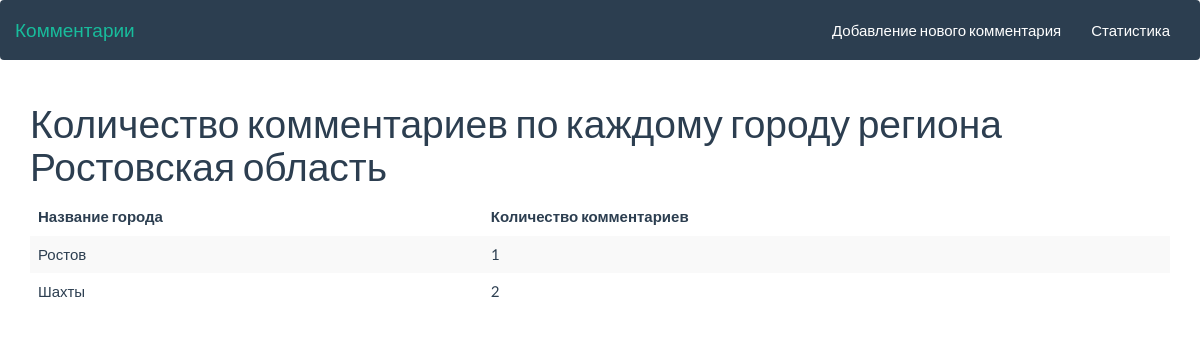
The app's page /stat?region_id=2 with its own data.
### tables this page shows
CREATE TABLE regions
(id INTEGER PRIMARY KEY AUTOINCREMENT, region varchar(255) not null);

CREATE TABLE cities
(id INTEGER PRIMARY KEY AUTOINCREMENT, city varchar(255) not null, region int not null,
FOREIGN KEY (region) REFERENCES regions (id) ON DELETE CASCADE ON UPDATE NO ACTION);

### app.py (the view)
@app.route("/stat")
def stat():
    region_id = request.args.get("region_id")
    if region_id is None:
        count = 3
        regions = db_handler.get_regions_comment_count(
            count)  # список тех регионов у которых количество комментариев больше n
        comments_count_by_regions = db_handler.get_comment_count_by_regions()
        return render_template('web/stat.html', regions=regions, count=count,
                               comments_count_by_regions=comments_count_by_regions)
    else:
        region = db_handler.get_region_by_id(region_id)
        comment_count_by_region_id = db_handler.get_comment_count_by_region_id(region_id)
        return render_template('web/stat_by_region.html', region=region,
                               comment_count_by_region_id=comment_count_by_region_id)

### models.py (called while the page is built)
def get_region_by_id(id):
    con = sql.connect(db_path)
    con.row_factory = sql.Row
    cur = con.cursor()
    cur.execute(
        "SELECT * FROM regions WHERE id = ?", [id])
    region = cur.fetchone()
    con.close()
    return region

def get_comment_count_by_region_id(id):
    con = sql.connect(db_path)
    con.row_factory = sql.Row
    cur = con.cursor()
    cur.execute(
        "SELECT ct.*, COUNT (ct.id) AS count  "
        "FROM comments c "
        "LEFT JOIN cities ct ON c.city = ct.id "
        "LEFT JOIN regions r ON r.id = ct.region "
        "WHERE r.id = ? GROUP BY ct.id", [id])
    comments = cur.fetchall()
    con.close()
    return comments

### templates/web/stat_by_region.html (shortened to what this page needs)
{% extends 'layouts/master.html' %}
{% block body %}
    <h1>Количество комментариев по каждому городу региона {{ region["region"] }}</h1>
    <table class="table table-striped">
        <thead>
        <tr>
            <th scope="col">Название города</th>
            <th scope="col">Количество комментариев</th>
        </tr>
        </thead>
        <tbody>
        {% for city in comment_count_by_region_id %}
            <tr>
                <td>{{ city["city"] }}</td>
                <td>{{ city["count"] }}</td>
            </tr>
        {% endfor %}
        </tbody>
    </table>
{% endblock %}

### records on screen
regions: region "Ростовская область"
cities: city "Ростов", count "1"
cities: city "Шахты", count "2"
